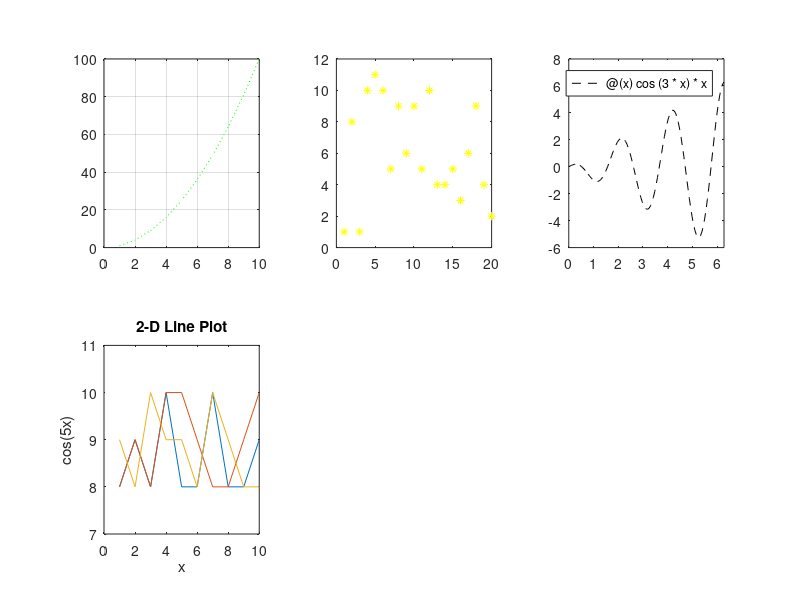

Recreate this plot in MATLAB.
A=[1:10].^2;
B=randi(11,20,1);
C=randi([8,10],10,3);
tufuncion=@(x)cos(3*x)*x;

subplot(2,3,1),plot(A,':g')
grid on
subplot(2,3,2),plot(B,'y*')
subplot(2,3,3),fplot(tufuncion,[0,2*pi],'--k')
subplot(2,3,4),plot(C)
title('2-D Line Plot')
xlabel('x')
ylabel('cos(5x)')
ylim([7,11])
